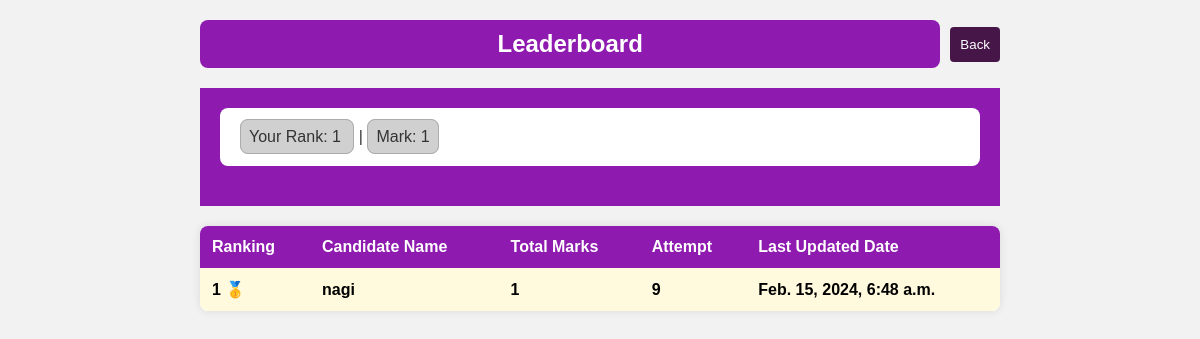
Page /leaderboard_view/root.tnpsc (signed in) on the committed database.
### base/models.py (models this page shows)
class LeaderBoard(models.Model):
    id = models.AutoField(primary_key=True)
    path = models.CharField(max_length=50)
    user_id = models.ForeignKey(User, on_delete=models.CASCADE)
    mark = models.IntegerField(default=0)
    attempt = models.IntegerField(default=1)
    last_updated_date = models.DateTimeField(auto_now=True)

### base/views/leaderboard.py (the view)
# urls.py: path('leaderboard_view/<str:path>' , leaderboard_view , name='leaderboard_view'),
def leaderboard_view(request, path):
    leaderboard_data = LeaderBoard.objects.filter(path=path).order_by('-mark')
    ranking = 1
    for entry in leaderboard_data:
        entry.rank = ranking
        ranking += 1
    current_user_data = LeaderBoard.objects.filter(path=path, user_id=request.user).first()
    if current_user_data:
        current_user_data.rank = leaderboard_data.filter(mark__gt=current_user_data.mark).count() + 1
    context = {
        'path': path,
        'leaderboard_data': leaderboard_data,
        'current_user_data': current_user_data
    }
    return render(request, 'leaderboard.html', context)

### templates/leaderboard.html (shortened to what this page needs)
<!DOCTYPE html>
<html lang="en">
<head>
</head>
<body>
<div class="leaderboard-container">
    <div class="title-container">
        <h1 class="title">Leaderboard</h1>
        <a href="/list_course/{{ path }}"><button class="back-button">Back</button></a>
    </div>
    <div style="background-color: #8e1aaf; padding: 20px; box-sizing: border-box; width: 100%;">
        <div style="font-family: Arial, sans-serif; font-size: 16px; color: #333; margin-bottom: 20px; background-color: #ffffff; padding: 20px; border-radius: 8px;">
            {% if current_user_data %}
                <p style="margin: 0;"><span style="background: #d0d0d0; padding: 8px; border: 1px solid #acacac; border-radius: 8px;"> Your Rank: {{ current_user_data.rank }} </span> &nbsp;| <span style="background: #d0d0d0; padding: 8px; border: 1px solid #acacac; border-radius: 8px;">Mark: {{ current_user_data.mark }} </span></p>
            {% else %}
                <p style="margin: 0;">You are not in the leaderboard for this path.</p>
            {% endif %}
        </div>
    </div>
    <table class="leaderboard">
        <thead>
        <tr>
            <th>Ranking</th>
            <th>Candidate Name</th>
            <th>Total Marks</th>
            <th>Attempt</th>
            <th>Last Updated Date</th>
        </tr>
        </thead>
        <tbody>
            {% for entry in leaderboard_data %}
                <tr>
                    <td>{{ entry.rank }}</td>
                    <td>{{ entry.user_id }}</td>
                    <td>{{ entry.mark }}</td>
                    <td>{{ entry.attempt }}</td>
                    <td>{{ entry.last_updated_date }}</td>
                </tr>
            {% endfor %}
        </tbody>
    </table>
</div>
</body>
</html>

### templates/leaderboard.html (style rules this page uses)
body { font-family: Arial, sans-serif; background-color: #f2f2f2; margin: 0; padding: 0; }
.leaderboard-container { width: 80%; max-width: 800px; margin: 20px auto; }
.title-container { display: flex; justify-content: space-between; align-items: center; text-align: center; margin-bottom: 20px; }
.title { flex: 1; font-size: 24px; color: #333; margin: 0; padding: 10px; background-color: #8e1aaf; color: #fff; border-radius: 8px; display: inline-block; }
.back-button { display: inline-block; margin-left: 10px; padding: 10px; background-color: #461649; color: #fff; border: none; border-radius: 4px; cursor: pointer; transition: background-color 0.3s; }
.leaderboard { width: 100%; border-collapse: collapse; box-shadow: 0 0 10px rgba(0, 0, 0, 0.1); overflow: hidden; background-color: #fff; border-radius: 8px; margin-top: 20px; }
.leaderboard th, .leaderboard td { padding: 12px; text-align: left; }
.leaderboard th { background-color: #8e1aaf; color: #fff; cursor: pointer; transition: background-color 0.3s; }
.leaderboard tbody tr:nth-child(1) { font-weight: bold; background-color: #fffadd; }
.leaderboard tbody tr:nth-child(1) td:first-child::after { content: " 🥇"; }

### rows in the picture
LeaderBoard: rank "1", mark "1", user_id "nagi", attempt "9", last_updated_date "Feb. 15, 2024, 6:48 a.m."
